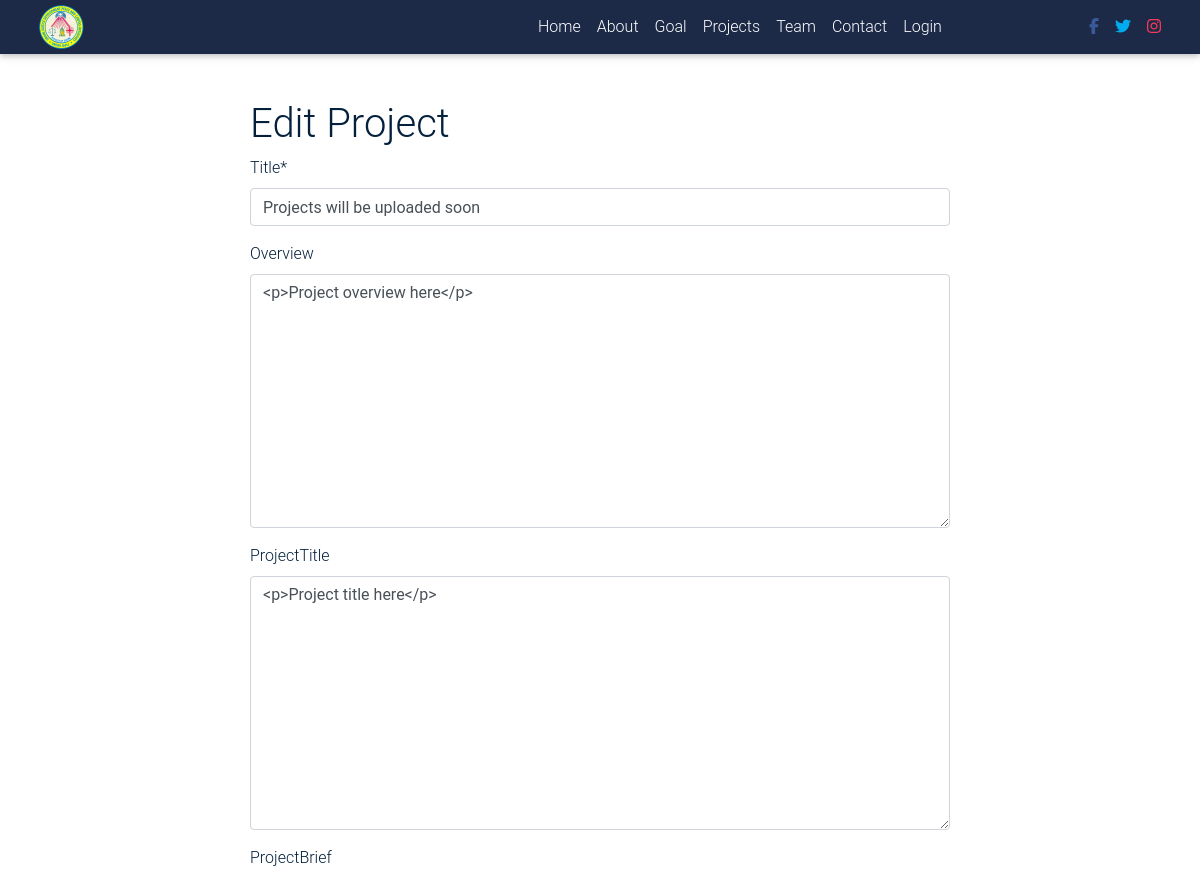
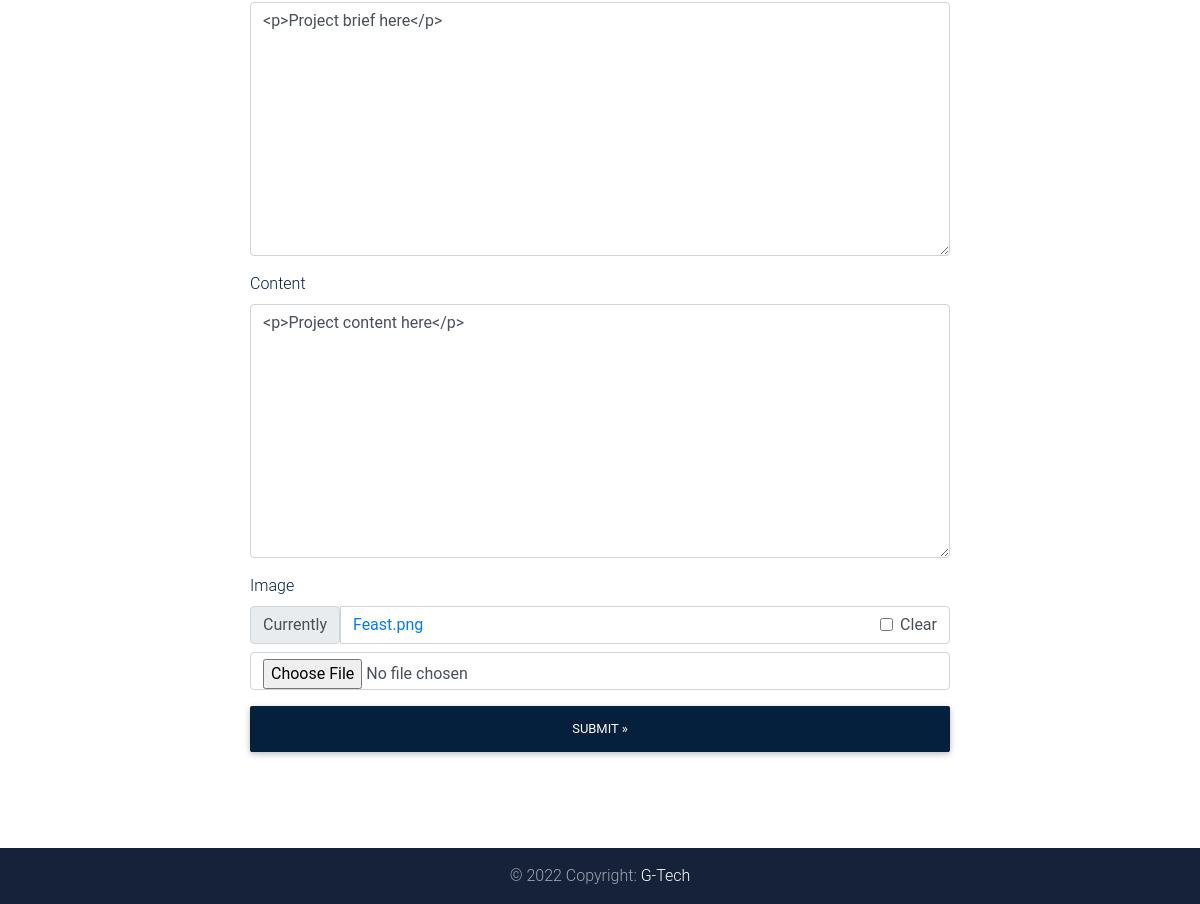
Page /1/edit/ on the committed database (2 pictures, top to bottom).
### web/models.py (models this page shows, shortened)
class Project(models.Model):
    title = models.CharField(max_length=100)
    overview = RichTextUploadingField(blank=True, null=True)
    projectTitle = RichTextUploadingField(blank=True, null=True)
    projectBrief = RichTextUploadingField(blank=True, null=True)
    content = RichTextUploadingField(blank=True, null=True)
    image = models.ImageField(blank=True, null=True)
    timestamp = models.DateTimeField(auto_now_add=True)
    class Meta:
        ordering = ['-timestamp']

### web/views.py (the view)
# urls.py: path('<pk>/edit/',ProjectUpdateView.as_view(), name='proj_edit'),
class ProjectUpdateView(UpdateView):
    model = Project
    template_name = 'web/proj_edit.html'
    fields = '__all__'

### web/templates/web/proj_edit.html (shortened to what this page needs)
{% extends 'web/base.html' %}
{% load crispy_forms_tags %}
{% block content %}
<body class="university-lp">
    {% include 'web/navbar2.html' %}
    <div class="login edit align-items-center">
        <h1 class="edit_header">Edit Project</h1>
        <form action="" method="post" enctype="multipart/form-data">
            {{ form|crispy }}
            <button class="btn btn-block fa-lg gradient-custom-2 mb-3" type="submit">Submit &raquo;</button>
        </form>
    </div>
    <footer id="contact" class="page-footer text-md-left mdb-color darken-3">
        {% include 'web/copyright.html' %}
    </footer>
</body>
{% endblock content %}

### static_in_env/css/all.css (style rules this page uses)
.fa-lg { font-size: 1.33333em; line-height: 0.75em; vertical-align: -.0667em; }

### static_in_env/css/style.css (style rules this page uses)
html, body, header, .jarallax { height: 100%; }
.login { margin-top: 100px !important; margin-right: 400px; margin-left: 400px; margin-bottom: 30px; justify-content: center; align-items: center; }
.login button { background: #04203c; color: white; }
.edit h1 { color:#04203c; }
.edit { margin-bottom: 80px; margin-top: 150px; align-content: center; margin-left: 250px; margin-right: 250px; color:#04203c; }

### rows in the picture
Project: title "Projects will be uploaded soon", overview "<p>Project overview here</p>", projectTitle "<p>Project title here</p>", projectBrief "<p>Project brief here</p>", content "<p>Project content here</p>"
